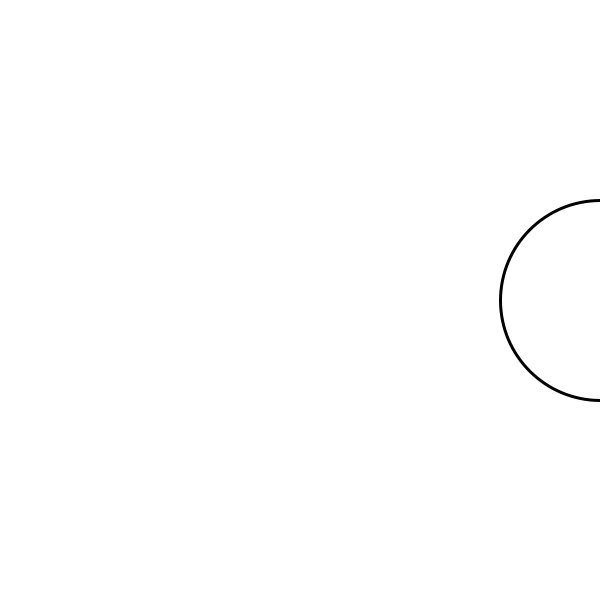
Frame 1 (no input)
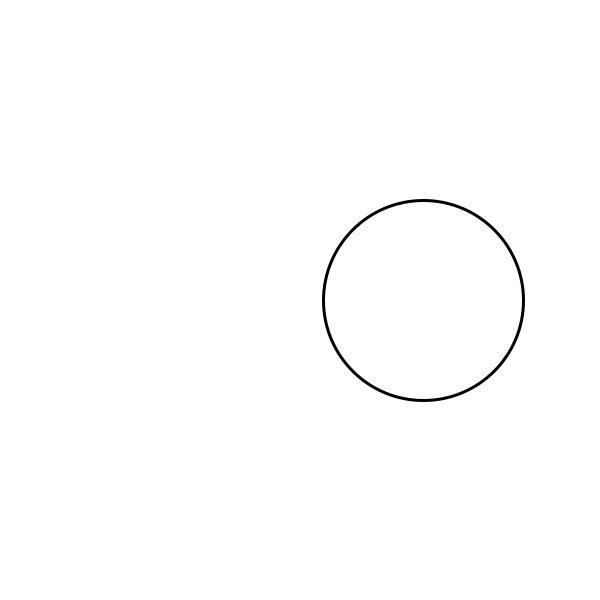
Frame 60 (the mouse pressed at the canvas centre just before this capture)
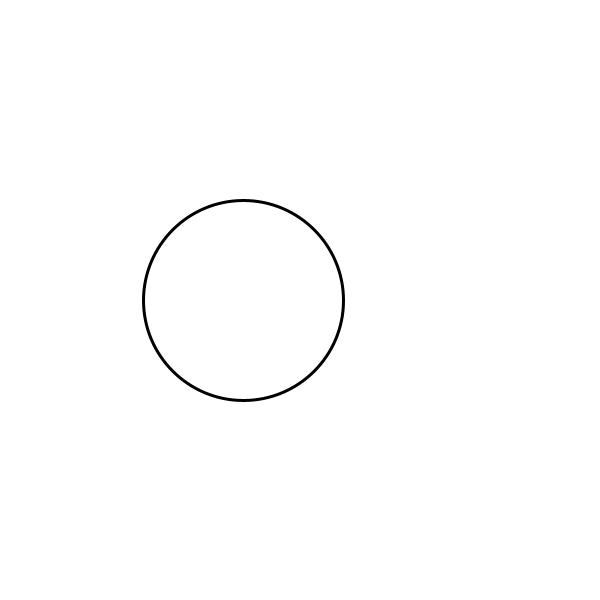
Frame 120 (the mouse held since frame 60 and released just before this capture)

The Processing sketch that drew these frames (run headless with seeded random() and noise(); from frame 60 on, the mouse is pressed at the canvas centre):

// Processing sketch: circlerighttoleft
// ── circlerighttoleft.pde
int x;



void setup() {
size (600,600);
x = 600;
  
}


void draw() {
  strokeWeight(3);
  background(255);
  ellipse (x,300,200,200);
  x=x-3;
  if(x < -100)
    x = 700;

}
